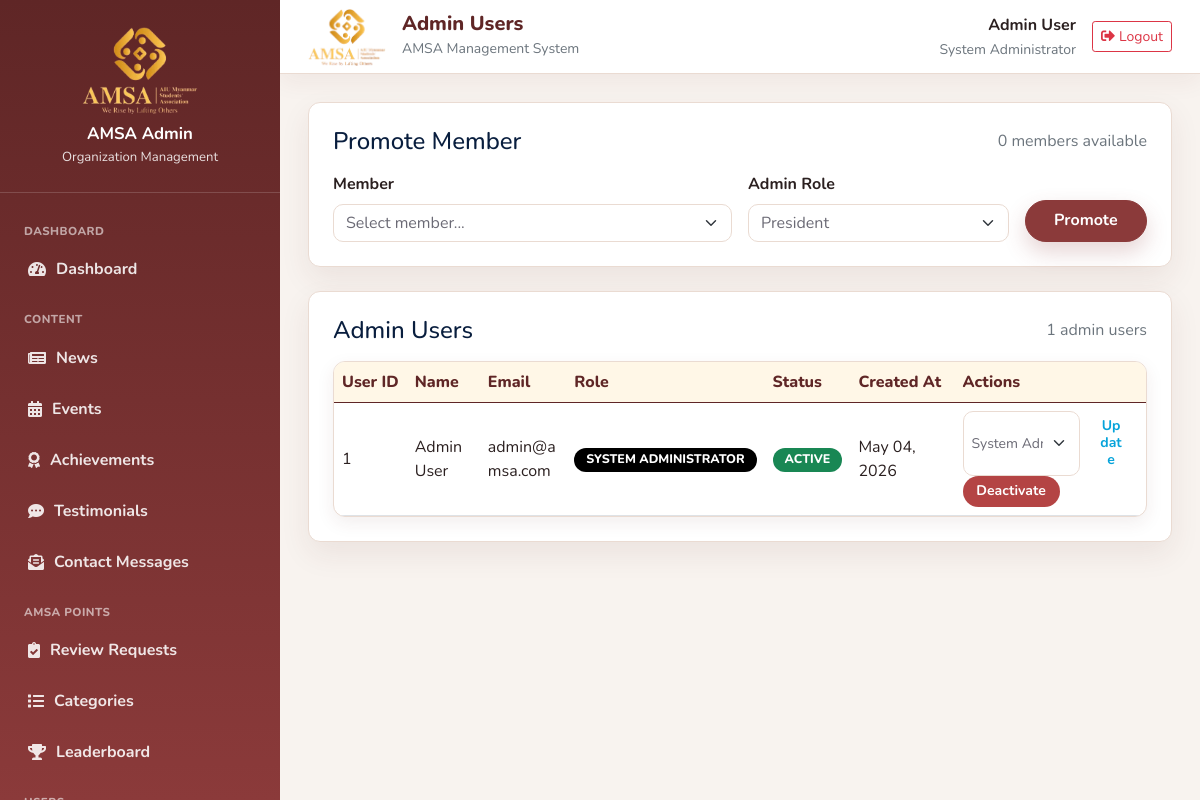
/admin/admin_users.php (signed in), run on the app's committed database.
### tables this page shows
CREATE TABLE `user` (
  `id` int(11) NOT NULL,
  `name` varchar(100) NOT NULL,
  `password` varchar(255) NOT NULL,
  `email` varchar(150) NOT NULL,
  `role` enum('member','president','vice_president','secretary','male_treasurer','female_treasurer','system_admin') NOT NULL DEFAULT 'member',
  `status` enum('active','inactive','suspended') NOT NULL DEFAULT 'active',
  `profile_image` varchar(255) DEFAULT NULL,
  `last_login` datetime DEFAULT NULL,
  `created_at` datetime DEFAULT current_timestamp(),
  `updated_at` datetime DEFAULT NULL ON UPDATE current_timestamp()
);

### config/database.php (called while the page is built, shortened)
<?php
$conn = new mysqli(DB_HOST, DB_USER, DB_PASS, DB_NAME);
$conn->set_charset("utf8mb4");
function currentUserId() {
    if (isset($_SESSION['user_id'])) {
        return (int) $_SESSION['user_id'];
    }
    return null;
}
function normalizeRole($role) {
    return $role === 'admin' ? 'system_admin' : $role;
}
function adminRoleValues() {
    return [
        'president',
        'vice_president',
        'secretary',
        'male_treasurer',
        'female_treasurer',
        'system_admin',
    ];
}
function roleLabel($role) {
    $labels = [
        'member' => 'Member',
        'president' => 'President',
        'vice_president' => 'Vice President',
        'secretary' => 'Secretary',
        'male_treasurer' => 'Male Treasurer',
        'female_treasurer' => 'Female Treasurer',
        'system_admin' => 'System Administrator',
        'admin' => 'System Administrator',
    ];
    $normalized = normalizeRole($role);
    return $labels[$normalized] ?? 'Unknown';
}
function currentUserRole() {
    global $conn;
    $userId = currentUserId();
    $stmt = $conn->prepare("SELECT role FROM user WHERE id = ? AND status = 'active'");
    $stmt->bind_param("i", $userId);
    $stmt->execute();
    $user = $stmt->get_result()->fetch_assoc();
    if ($user) {
        $role = normalizeRole($user['role']);
        return $role;
    }
    return null;
}
?>

### admin/admin_users.php (the view, shortened to what this page needs)
<?php
require_once '../config/database.php';
$adminRoleOptions = adminRoleValues();
$adminsResult = $conn->query("
    SELECT id, name, email, role, status, created_at
    FROM user
    WHERE role IN ('president', 'vice_president', 'secretary', 'male_treasurer', 'female_treasurer', 'system_admin', 'admin')
    ORDER BY FIELD(role, 'president', 'vice_president', 'secretary', 'male_treasurer', 'female_treasurer', 'system_admin', 'admin'), name ASC
");
$adminUsers = $adminsResult ? $adminsResult->fetch_all(MYSQLI_ASSOC) : [];
$membersResult = $conn->query("
    SELECT id, name, email
    FROM user
    WHERE role = 'member'
    ORDER BY name ASC, email ASC
");
$memberUsers = $membersResult ? $membersResult->fetch_all(MYSQLI_ASSOC) : [];
$pageTitle = 'Admin Users';
include 'includes/header.php';
?>
<div class="row g-4">
    <div class="col-12">
        <div class="admin-card amsa-card p-4">
            <div class="d-flex justify-content-between align-items-center mb-3">
                <h4 class="mb-0">Promote Member</h4>
                <span class="text-muted"><?php echo count($memberUsers); ?> members available</span>
            </div>
            <form method="POST" class="row g-3 align-items-end">
                <div class="col-lg-6">
                    <label class="form-label">Member</label>
                    <select name="user_id" class="form-select" required>
                        <option value="">Select member...</option>
                    </select>
                </div>
                <div class="col-lg-4">
                    <label class="form-label">Admin Role</label>
                    <select name="role" class="form-select" required>
                        <?php foreach ($adminRoleOptions as $role): ?>
                            <option value="<?php echo htmlspecialchars($role); ?>"><?php echo htmlspecialchars(roleLabel($role)); ?></option>
                        <?php endforeach; ?>
                    </select>
                </div>
                <div class="col-lg-2">
                    <button type="submit" class="btn btn-primary amsa-btn amsa-btn-primary w-100">Promote</button>
                </div>
            </form>
        </div>
    </div>
    <div class="col-12">
        <div class="admin-card amsa-card p-4">
            <div class="d-flex justify-content-between align-items-center mb-3">
                <h4 class="mb-0">Admin Users</h4>
                <span class="text-muted"><?php echo count($adminUsers); ?> admin users</span>
            </div>
            <div class="table-responsive amsa-table-wrap">
                <table class="table align-middle amsa-table">
                    <thead>
                        <tr>
                            <th>User ID</th>
                            <th>Name</th>
                            <th>Email</th>
                            <th>Role</th>
                            <th>Status</th>
                            <th>Created At</th>
                            <th>Actions</th>
                        </tr>
                    </thead>
                    <tbody>
                        <?php foreach ($adminUsers as $admin): ?>
                            <?php $adminRole = normalizeRole($admin['role']); ?>
                            <tr>
                                <td><?php echo (int) $admin['id']; ?></td>
                                <td><?php echo htmlspecialchars($admin['name']); ?></td>
                                <td><?php echo htmlspecialchars($admin['email']); ?></td>
                                <td><span class="badge bg-primary amsa-badge"><?php echo htmlspecialchars(roleLabel($adminRole)); ?></span></td>
                                <td><span class="badge amsa-badge <?php echo $admin['status'] === 'active' ? 'bg-success' : 'bg-secondary'; ?>"><?php echo htmlspecialchars(ucfirst($admin['status'])); ?></span></td>
                                <td><?php echo $admin['created_at'] ? date('M d, Y', strtotime($admin['created_at'])) : 'N/A'; ?></td>
                                <td>
                                    <form method="POST" class="d-inline-flex gap-1">
                                        <select name="role" class="form-select form-select-sm" aria-label="Admin role">
                                            <?php foreach ($adminRoleOptions as $role): ?>
                                                <option value="<?php echo htmlspecialchars($role); ?>" <?php echo $adminRole === $role ? 'selected' : ''; ?>>
                                                    <?php echo htmlspecialchars(roleLabel($role)); ?>
                                                </option>
                                            <?php endforeach; ?>
                                        </select>
                                        <button type="submit" class="btn btn-sm btn-outline-primary amsa-btn amsa-btn-sm">Update</button>
                                    </form>
                                    <form method="POST" class="d-inline" id="adminStatusForm<?php echo (int) $admin['id']; ?>">
                                        <button type="<?php echo $admin['status'] === 'active' ? 'button' : 'submit'; ?>" class="btn btn-sm amsa-btn amsa-btn-sm <?php echo $admin['status'] === 'active' ? 'btn-outline-danger amsa-btn-danger' : 'btn-primary amsa-btn-primary'; ?>" <?php echo $admin['status'] === 'active' ? 'data-bs-toggle="modal" data-bs-target="#adminDeactivateModal' . (int) $admin['id'] . '"' : ''; ?>>
                                            <?php echo $admin['status'] === 'active' ? 'Deactivate' : 'Reactivate'; ?>
                                        </button>
                                    </form>
                                </td>
                            </tr>
                        <?php endforeach; ?>
                    </tbody>
                </table>
            </div>
        </div>
    </div>
</div>
<?php include 'includes/footer.php'; ?>

### admin/includes/header.php (shortened to what this page needs)
<?php
$pageTitle = $pageTitle ?? 'Admin Panel';
$currentAdminName = $_SESSION['admin_name'] ?? $_SESSION['user_name'] ?? 'Admin User';
$currentAdminRole = roleLabel(currentUserRole());
?>
<!DOCTYPE html>
<html lang="en">
<head>
    <link href="https://cdnjs.cloudflare.com/ajax/libs/font-awesome/5.10.0/css/all.min.css" rel="stylesheet">
    <link href="https://cdn.jsdelivr.net/npm/bootstrap-icons@1.4.1/font/bootstrap-icons.css" rel="stylesheet">
    <link href="../css/bootstrap.min.css" rel="stylesheet">
    <link href="../css/amsa-design-system.css" rel="stylesheet">
    <link href="admin-style.css" rel="stylesheet">
</head>
<body>
<div class="admin-shell">
    <?php include __DIR__ . '/sidebar.php'; ?>
    <main class="admin-main">
        <header class="admin-topbar">
            <div class="d-flex align-items-center gap-3">
                <img src="../img/logo.png" class="admin-topbar-logo" alt="AMSA">
                <div>
                    <h5 class="mb-0 admin-page-title"><?php echo htmlspecialchars($pageTitle); ?></h5>
                    <small class="text-muted">AMSA Management System</small>
                </div>
            </div>
            <div class="d-flex align-items-center gap-3">
                <div class="text-end d-none d-sm-block">
                    <strong class="d-block"><?php echo htmlspecialchars($currentAdminName); ?></strong>
                    <small class="text-muted"><?php echo htmlspecialchars($currentAdminRole); ?></small>
                </div>
                <a href="logout.php" class="btn btn-outline-danger btn-sm"><i class="fas fa-sign-out-alt me-1"></i>Logout</a>
            </div>
        </header>
        <section class="admin-content">

### css/amsa-design-system.css (style rules this page uses)
:root { --amsa-color-primary: #8b3a3a; --amsa-color-primary-dark: #5f2626; --amsa-color-primary-soft: #b55a4a; --amsa-color-gold: #f4b942; --amsa-color-gold-soft: #fff4cf; --amsa-color-bg: #f8f3ef; --amsa-color-surface: #ffffff; --amsa-color-text: #2b2020; --amsa-color-text-muted: #7b6666; --amsa-color-border: #eadbd2; --amsa-color-success: #2f8f57; --amsa-color-error: #b44444; --amsa-color-warning: #f4b942; --amsa-color-info: #6b4a3d; --amsa-color-active: #2f8f57; --amsa-color-inactive: #8f7a72; --amsa-color-suspended: #b44444; --amsa-font-family: "Inter", "Segoe UI", Arial, sans-serif; --amsa-font-size-sm: 0.875rem; --amsa-font-size-base: 1rem; --amsa-font-size-lg: 1.125rem; --amsa-line-height: 1.6; --amsa-space-1: 0.25rem; --amsa-space-2: 0.5rem; --amsa-space-3: 0.75rem; --amsa-space-4: 1rem; --amsa-space-5: 1.5rem; --amsa-space-6: 2rem; --amsa-space-7: 3rem; --amsa-radius-sm: 8px; --amsa-radius-md: 12px; --amsa-radius-lg: 18px; --amsa-radius-pill: 999px; --amsa-shadow-sm: 0 6px 18px rgba(95, 38, 38, 0.08); --amsa-shadow-md: 0 14px 34px rgba(95, 38, 38, 0.12); --amsa-shadow-lg: 0 22px 54px rgba(95, 38, 38, 0.16); --amsa-transition-fast: 150ms ease; --amsa-transition-base: 220ms ease; --amsa-gradient-primary: linear-gradient(135deg, var(--amsa-color-primary-dark), var(--amsa-color-primary), var(--amsa-color-primary-soft)); --amsa-gradient-gold: linear-gradient(135deg, var(--amsa-color-gold), var(--amsa-color-gold-soft)); }
.amsa-card, .amsa-stat-card { background: var(--amsa-color-surface); border: 1px solid var(--amsa-color-border); border-radius: var(--amsa-radius-md); box-shadow: var(--amsa-shadow-sm); }
.amsa-card { padding: var(--amsa-space-5); }
.amsa-btn { display: inline-flex; align-items: center; justify-content: center; gap: var(--amsa-space-2); border: 1px solid transparent; border-radius: var(--amsa-radius-pill); padding: 0.65rem 1.1rem; font-weight: 700; line-height: 1.2; text-decoration: none; cursor: pointer; transition: background-color var(--amsa-transition-base), border-color var(--amsa-transition-base), color var(--amsa-transition-base), transform var(--amsa-transition-fast), box-shadow var(--amsa-transition-base); }
.amsa-btn-primary { background: var(--amsa-color-primary); color: #ffffff; box-shadow: 0 10px 22px rgba(139, 58, 58, 0.22); }
.amsa-btn-danger { background: var(--amsa-color-error); color: #ffffff; }
.amsa-btn-sm { padding: 0.4rem 0.8rem; font-size: var(--amsa-font-size-sm); }
.amsa-table-wrap { width: 100%; overflow-x: auto; border: 1px solid var(--amsa-color-border); border-radius: var(--amsa-radius-md); background: var(--amsa-color-surface); box-shadow: var(--amsa-shadow-sm); }
.amsa-table { width: 100%; margin-bottom: 0; color: var(--amsa-color-text); }
.amsa-table thead th { background: #f7eee9; color: var(--amsa-color-primary-dark); font-weight: 800; border-bottom: 1px solid var(--amsa-color-border); }
.amsa-table th, .amsa-table td { vertical-align: middle; }
.amsa-badge { display: inline-flex; align-items: center; justify-content: center; border-radius: var(--amsa-radius-pill); padding: 0.35rem 0.75rem; font-size: 0.78rem; font-weight: 800; line-height: 1; text-transform: uppercase; }
img, svg { max-width: 100%; }
.amsa-card, .amsa-stat-card, .amsa-alert, .amsa-empty-state, .amsa-table { overflow-wrap: anywhere; }
.amsa-btn, .amsa-form-control, .amsa-table a, .amsa-card a, button, [type="button"], [type="submit"], a { transition: background-color var(--amsa-transition-base), border-color var(--amsa-transition-base), color var(--amsa-transition-base), box-shadow var(--amsa-transition-base), transform var(--amsa-transition-base); }
.amsa-table-wrap { -webkit-overflow-scrolling: touch; max-width: 100%; }
.amsa-table { min-width: 680px; }
.amsa-form-group label, label.form-label { color: var(--amsa-color-text); font-weight: 700; }

### data on the page
user: role "System Administrator", id "1", name "Admin User", email "admin@amsa.com", role "SYSTEM ADMINISTRATOR", status "ACTIVE", created_at "May 04, 2026", shows "Deactivate"

### other printed values
$pageTitle "Admin Users"
$currentAdminName "Admin User"
count($memberUsers) "0"
count($adminUsers) "1"
form field role "President"
form field role "System Administrator"
